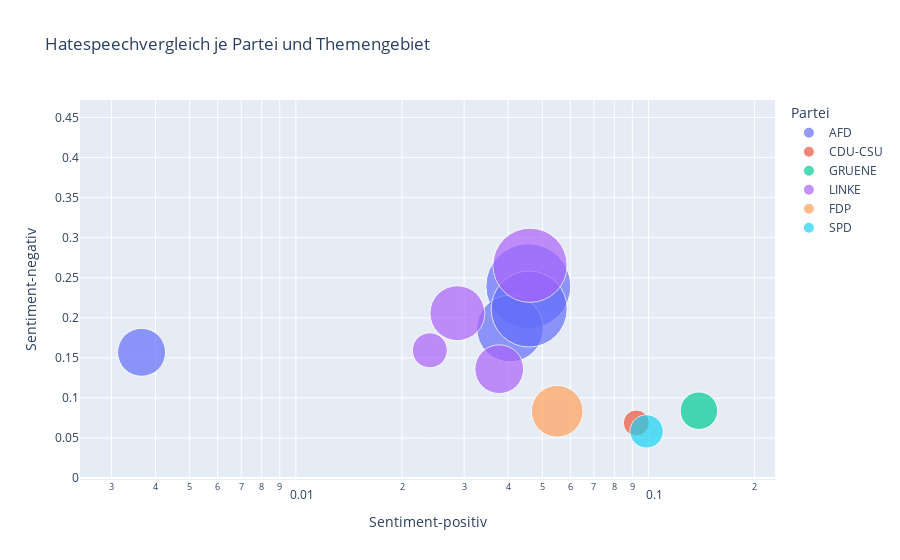

Here is the notebook cell this chart was saved with:
### Code cell
import plotly.express as px
# Create the pandas DataFrame
dffin = pd.DataFrame(findata, columns=['Partei','Topic','Hatespeech','Sentiment-positiv','Sentiment-negativ'])
fig = px.scatter(dffin, x="Sentiment-positiv", y="Sentiment-negativ",
	         size="Hatespeech", color="Partei",
                 hover_name="Topic", log_x=True, size_max=60,
                 title="Hatespeechvergleich je Partei und Themengebiet")
fig.write_html("Hatespeechvergleich-je-Partei-und-Themengebiet.html",
                full_html=False,
                include_plotlyjs='cdn')
fig.show()

### Figure 1 — Plotly figure (JSON) as saved in the notebook; plotly's stock layout.template omitted (floating-point values rounded to 4 significant figures)
{"data": [{"hovertemplate": "<b>%{hovertext}</b><br><br>Partei=AFD<br>Sentiment-positiv=%{x}<br>Sentiment-negativ=%{y}<br>Hatespeech=%{marker.size}<extra></extra>", "hovertext": ["gesundheit", "politik und ideologie", "bildung", "wirtschaft", "soziale ursachen", "infrastruktur", "wissenschaft", "klima"], "legendgroup": "AFD", "marker": {"color": "#636efa", "size": [0.01141, 0.00365, 0.007042, 0.009174, 0, 0, 0, 0], "sizemode": "area", "sizeref": 3.169e-06, "symbol": "circle"}, "mode": "markers", "name": "AFD", "orientation": "v", "showlegend": true, "type": "scatter", "x": [0.04563, 0.00365, 0.04049, 0.04587, 0.03704, 0, 0, 0.04167], "xaxis": "x", "y": [0.2395, 0.1569, 0.1866, 0.211, 0.4444, 0.1429, 0.1429, 0.08333], "yaxis": "y"}, {"hovertemplate": "<b>%{hovertext}</b><br><br>Partei=CDU-CSU<br>Sentiment-positiv=%{x}<br>Sentiment-negativ=%{y}<br>Hatespeech=%{marker.size}<extra></extra>", "hovertext": ["gesundheit", "bildung", "klima", "politik und ideologie", "wirtschaft", "infrastruktur", "wissenschaft", "soziale ursachen"], "legendgroup": "CDU-CSU", "marker": {"color": "#EF553B", "size": [0, 0.001074, 0, 0, 0, 0, 0, 0], "sizemode": "area", "sizeref": 3.169e-06, "symbol": "circle"}, "mode": "markers", "name": "CDU-CSU", "orientation": "v", "showlegend": true, "type": "scatter", "x": [0.1012, 0.09237, 0.1471, 0.122, 0.1768, 0.1304, 0.175, 0.05556], "xaxis": "x", "y": [0.09533, 0.06874, 0.05882, 0.1585, 0.05525, 0.06522, 0.025, 0.05556], "yaxis": "y"}, {"hovertemplate": "<b>%{hovertext}</b><br><br>Partei=GRUENE<br>Sentiment-positiv=%{x}<br>Sentiment-negativ=%{y}<br>Hatespeech=%{marker.size}<extra></extra>", "hovertext": ["bildung", "politik und ideologie", "wirtschaft", "gesundheit", "soziale ursachen", "wissenschaft", "klima", "infrastruktur"], "legendgroup": "GRUENE", "marker": {"color": "#00cc96", "size": [0.00223, 0, 0, 0, 0, 0, 0, 0], "sizemode": "area", "sizeref": 3.169e-06, "symbol": "circle"}, "mode": "markers", "name": "GRUENE", "orientation": "v", "showlegend": true, "type": "scatter", "x": [0.139, 0.01663, 0.05584, 0.06075, 0.01887, 0.08219, 0.04, 0.03704], "xaxis": "x", "y": [0.08402, 0.04276, 0.1015, 0.162, 0.1698, 0.0411, 0.192, 0.04938], "yaxis": "y"}, {"hovertemplate": "<b>%{hovertext}</b><br><br>Partei=LINKE<br>Sentiment-positiv=%{x}<br>Sentiment-negativ=%{y}<br>Hatespeech=%{marker.size}<extra></extra>", "hovertext": ["soziale ursachen", "politik und ideologie", "gesundheit", "bildung", "wirtschaft", "klima", "wissenschaft", "infrastruktur"], "legendgroup": "LINKE", "marker": {"color": "#ab63fa", "size": [0, 0.004785, 0.008728, 0.001944, 0.003774, 0, 0, 0], "sizemode": "area", "sizeref": 3.169e-06, "symbol": "circle"}, "mode": "markers", "name": "LINKE", "orientation": "v", "showlegend": true, "type": "scatter", "x": [0, 0.02871, 0.04614, 0.02398, 0.03774, 0.0215, 0.08571, 0.03571], "xaxis": "x", "y": [0.2624, 0.2057, 0.2656, 0.1594, 0.1358, 0.3333, 0.05714, 0.119], "yaxis": "y"}, {"hovertemplate": "<b>%{hovertext}</b><br><br>Partei=FDP<br>Sentiment-positiv=%{x}<br>Sentiment-negativ=%{y}<br>Hatespeech=%{marker.size}<extra></extra>", "hovertext": ["bildung", "politik und ideologie", "gesundheit", "wirtschaft", "klima", "soziale ursachen", "wissenschaft", "infrastruktur"], "legendgroup": "FDP", "marker": {"color": "#FFA15A", "size": [0.004237, 0, 0, 0, 0, 0, 0, 0], "sizemode": "area", "sizeref": 3.169e-06, "symbol": "circle"}, "mode": "markers", "name": "FDP", "orientation": "v", "showlegend": true, "type": "scatter", "x": [0.05509, 0.02525, 0.05944, 0.075, 0.1786, 0.09091, 0.04348, 0.12], "xaxis": "x", "y": [0.08333, 0.09091, 0.1818, 0.075, 0.1429, 0.1818, 0.04348, 0.04], "yaxis": "y"}, {"hovertemplate": "<b>%{hovertext}</b><br><br>Partei=SPD<br>Sentiment-positiv=%{x}<br>Sentiment-negativ=%{y}<br>Hatespeech=%{marker.size}<extra></extra>", "hovertext": ["politik und ideologie", "wirtschaft", "gesundheit", "infrastruktur", "wissenschaft", "bildung", "klima", "soziale ursachen"], "legendgroup": "SPD", "marker": {"color": "#19d3f3", "size": [0, 0, 0, 0, 0, 0.001764, 0, 0], "sizemode": "area", "sizeref": 3.169e-06, "symbol": "circle"}, "mode": "markers", "name": "SPD", "orientation": "v", "showlegend": true, "type": "scatter", "x": [0.04132, 0.1111, 0.1116, 0.1429, 0.1333, 0.09877, 0.08, 0.04348], "xaxis": "x", "y": [0.09091, 0.125, 0.1554, 0.04762, 0.06667, 0.0582, 0.08, 0.1304], "yaxis": "y"}], "layout": {"legend": {"itemsizing": "constant", "title": {"text": "Partei"}, "tracegroupgap": 0}, "title": {"text": "Hatespeechvergleich je Partei und Themengebiet"}, "xaxis": {"anchor": "y", "domain": [0, 1], "title": {"text": "Sentiment-positiv"}, "type": "log"}, "yaxis": {"anchor": "x", "domain": [0, 1], "title": {"text": "Sentiment-negativ"}}}}
